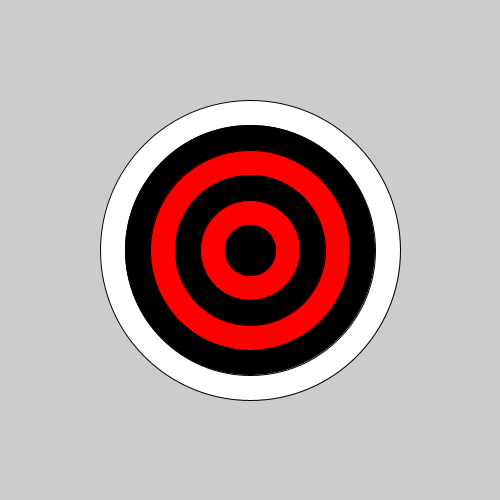
Frame 1 (no input)
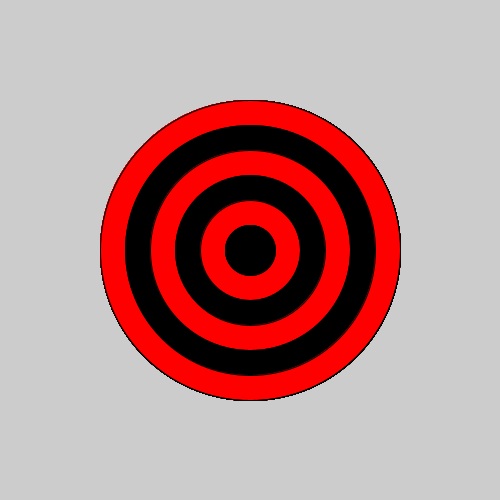
Frame 60 (the mouse pressed at the canvas centre just before this capture)
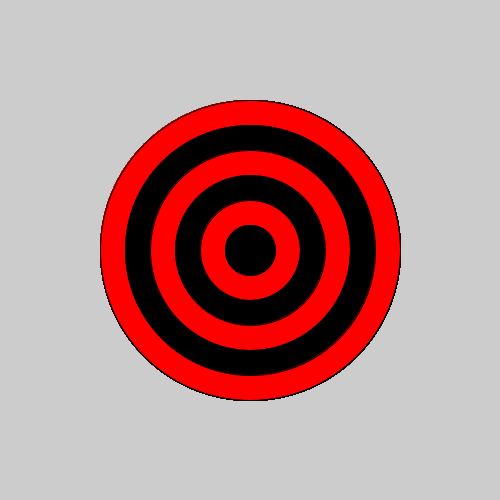
Frame 120 (the mouse held since frame 60 and released just before this capture)

The Processing sketch that drew these frames (run headless with seeded random() and noise(); from frame 60 on, the mouse is pressed at the canvas centre):

// Processing sketch: bullseye
// ── bullseye.pde

void setup() {
 
  // set the size of your sketch
  size(500, 500);
  
}

void draw() {
  int width = 300;
  //Starting with the largest ellipse, use a for loop to draw a bullseye with ellipses.
  for(int i = 0; i<8; i++) {
    ellipse(250, 250, width, width);
    width -= 50;
    if(i % 2 ==0) {
      fill(0, 0, 0);
    }
    else {
      fill(255, 0, 0);
    }
  }
  //Use an if statement and modulo to alternate the color of your rings.
  
  
}
